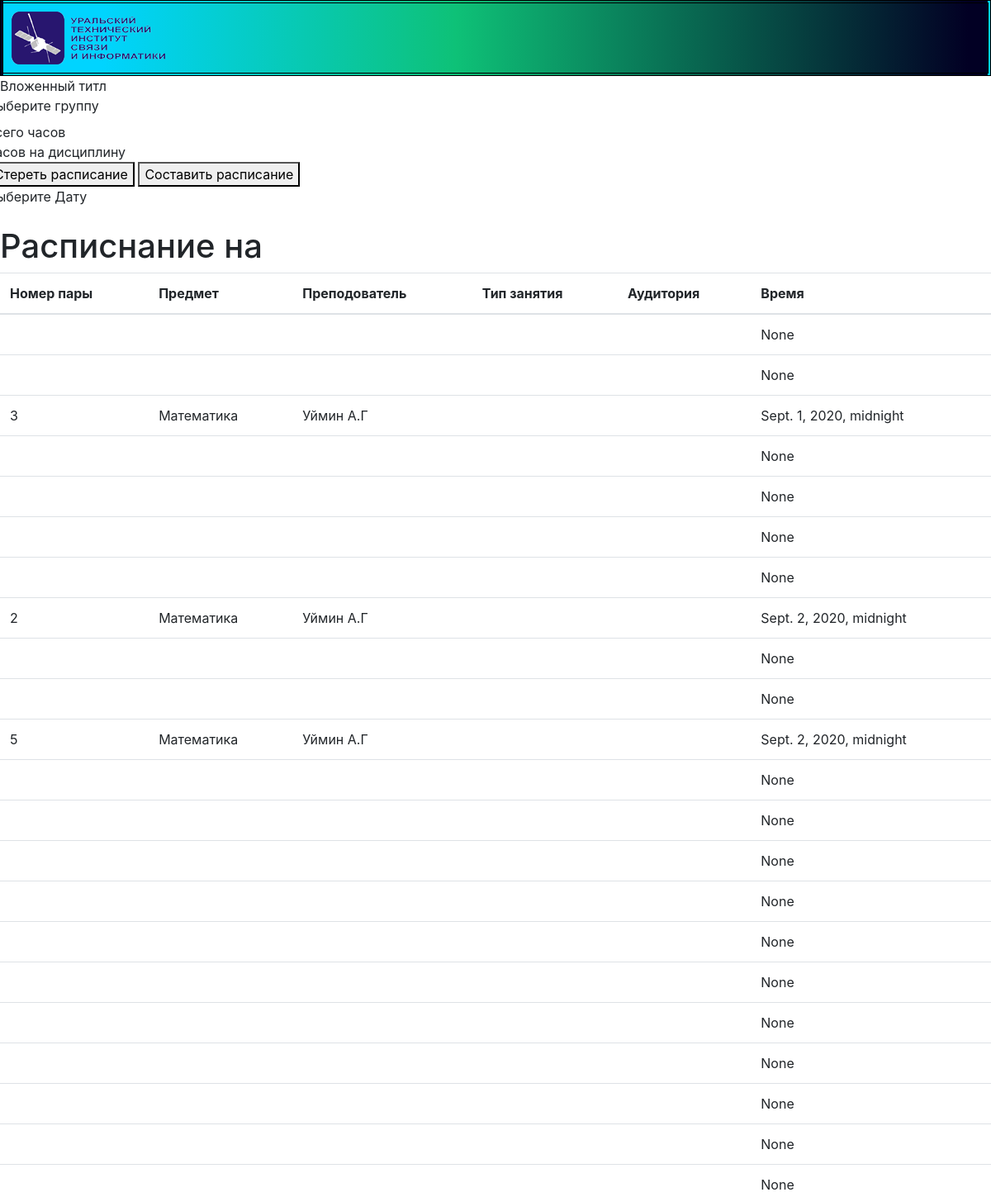
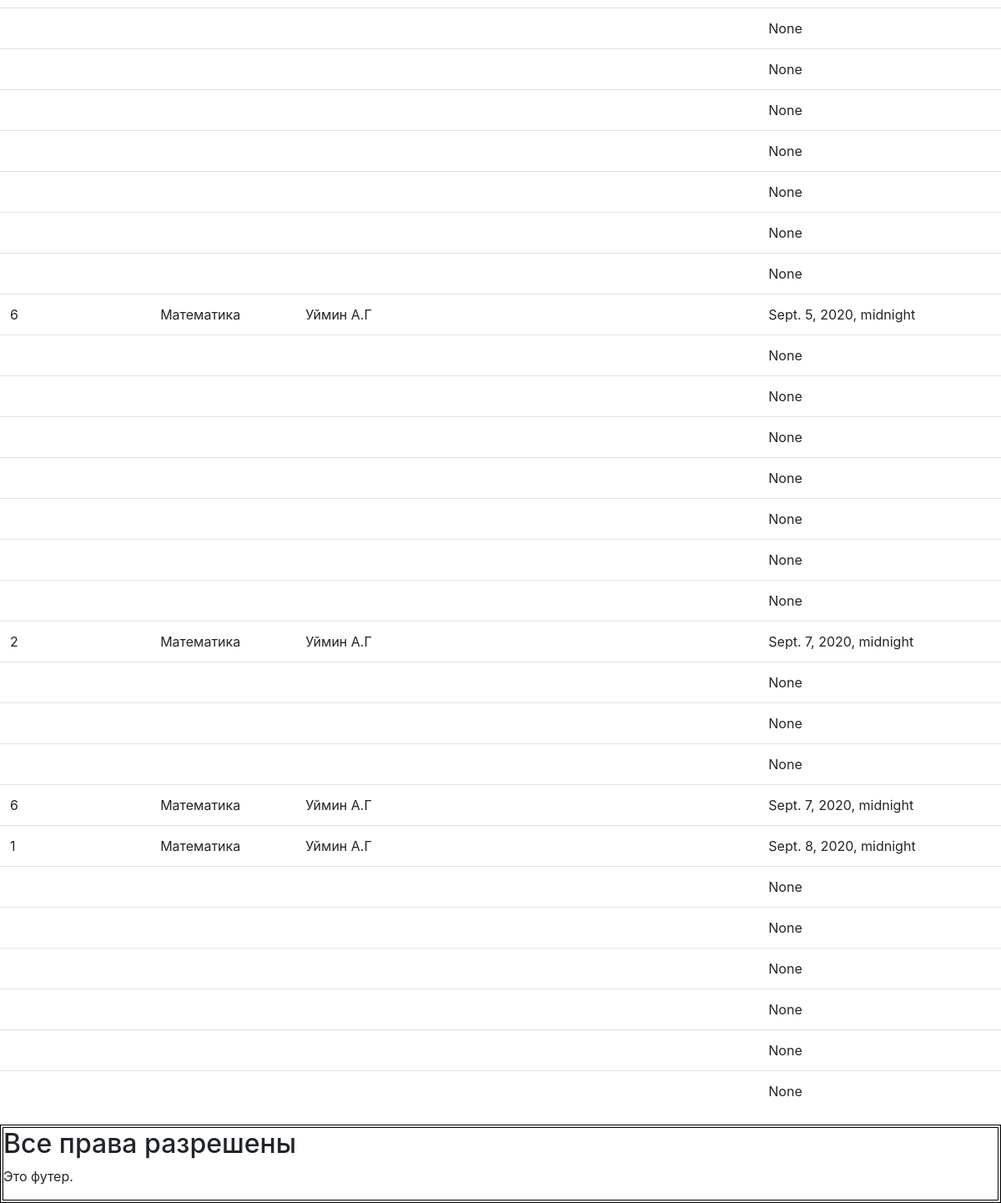
The app's page /, older data (2 pictures, top to bottom).
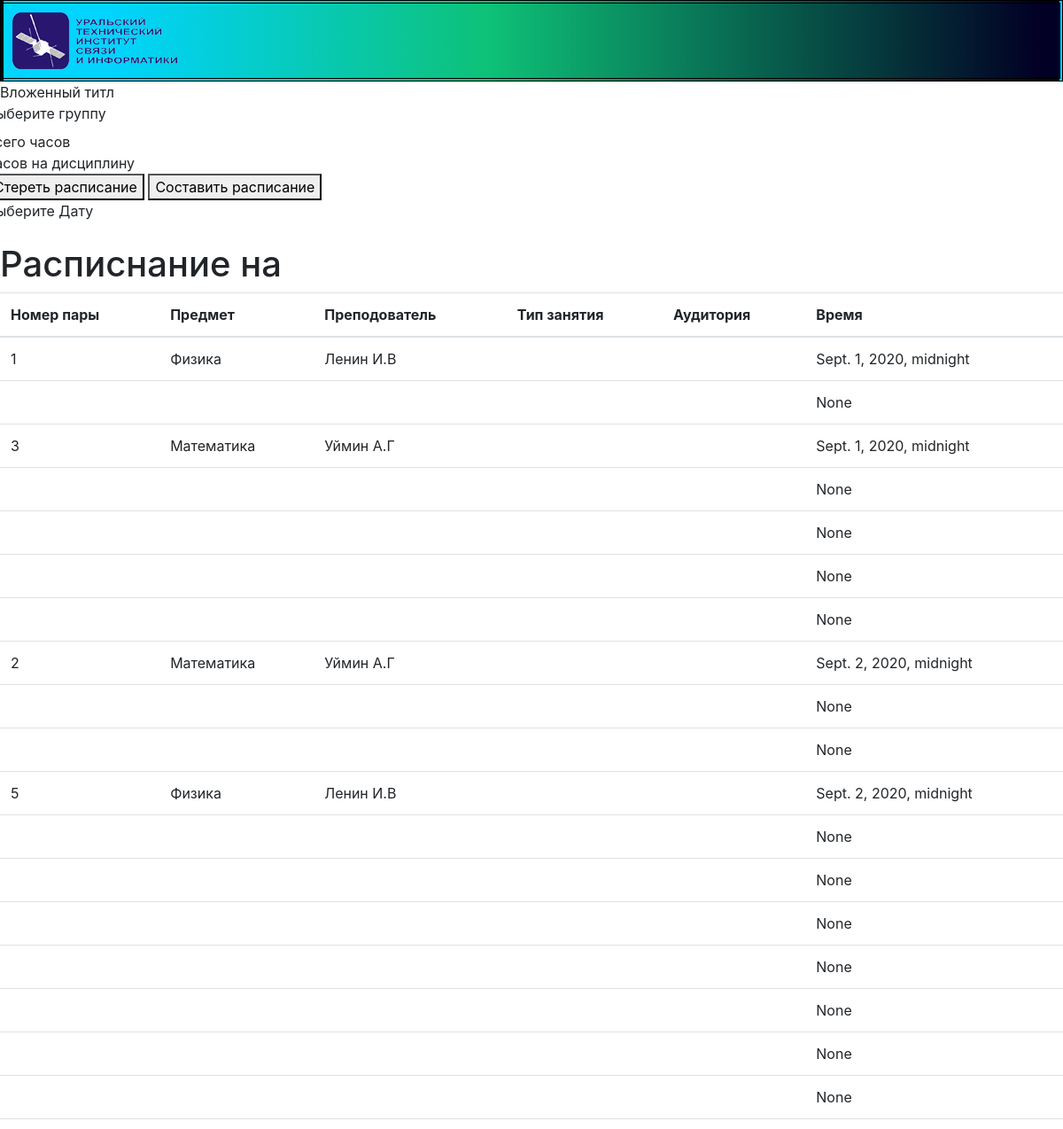
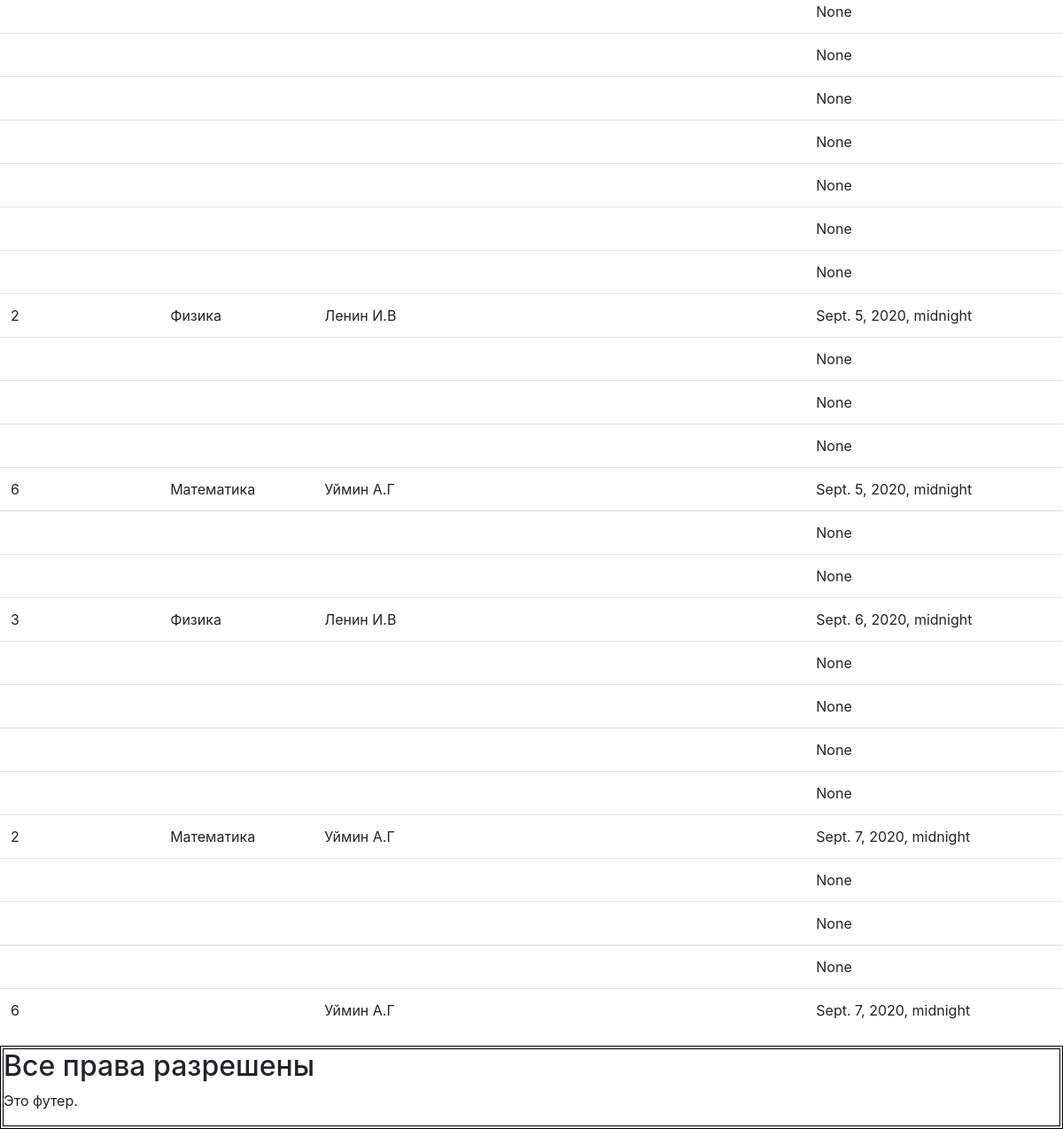
The same page, newer data (2 pictures, top to bottom).
### MainApp/models.py (models this page shows)
class MainTable(models.Model):
    STATUS_CHOICES = (
        ('draft', 'Draft'),
        ('published', 'Published'),
    )
    NLecii = models.CharField(max_length=250, null=True)
    Predmet = models.CharField(max_length=250, null=True)
    Prepod = models.CharField(max_length=250, null=True)
    Podgruppa = models.CharField(max_length=250, null=True)
    vremya = models.DateTimeField(null=False)
    Auditoriya = models.CharField(max_length=250, null=True)
    status = models.CharField(max_length=10, choices=STATUS_CHOICES, default='draft')
    teacherId = models.ForeignKey(
        settings.AUTH_USER_MODEL,
        on_delete=models.CASCADE,
        null=True
    )

### MainApp/views.py (the view, shortened to what this page needs)
# urls.py: url('', views.Main_list, name='Main_list'),
def Main_list(request):
    if request.method == 'POST' and 'erase' in request.POST:
        MainTable.objects.all().delete()
        group1 = studyPlanPE61.objects.all()
        for x in range(len(group1)):
            group1[x].remaningLectures=group1[x].hours
            group1[x].save()
    Result = MainTable.objects.all()
    return render(request, 'test.html', {'posts': Result, })

### MainApp/templates/test.html (shortened to what this page needs)
{% load static %}
<!DOCTYPE html>
<html>
<head>
    <link  href="{% static 'css/bootstrap.css' %}" rel="stylesheet"  type="text/css">
    <link  href="{% static 'css/bootstrap-grid.css' %}" rel="stylesheet"  type="text/css">
    <link  href="{% static 'css/main.css' %}" rel="stylesheet"  type="text/css">
</head>
<body>
  <div class="head">
      <img src="{% static 'img/logo_uisi.png' %}">
  </div>
<div id="content">
    {% block content %}
     {% include "list.html" %}
    {% endblock %}
</div>
<div class="footer">
<div id="sidebar">
    <h2>Все права разрешены</h2>
    <p>Это футер.</p>
</body>
</html>

### MainApp/templates/list.html (shortened to what this page needs)
{% block title %}Вложенный титл{% endblock %}
{% block content %}
<div class="row">
    <div class="form-group col-l2">
        <label for="inputState">Выберите группу</label>
        <br>
        <div> всего часов {{tests}}<br>
            часов на дисциплину
        </div>
        <form action="{%url 'Main_list' %}" method="post">
            <button type="submit" name="erase" id="erase">Стереть расписание</button>
            <button type="submit" name="fill" id="fill">Составить расписание</button>
        </form>
        <label for="inputState">Выберите Дату</label>
    </div>
</div>
<h1>Расписнание на </h1>
<table class="table">
    <thead>
    <tr>
        <th> Номер пары</th>
        <th>
            Предмет
        </th>
        <th>
            Преподователь
        </th>
        <th>
            Тип занятия
        </th>
        <th>Аудитория</th>
        <th>Время</th>
    </tr>
    </thead>
    <tbody>
    {% for post in posts %}
    <tr>
        <td>{{post.NLecii}}</td>
        <td>{{post.Predmet }}</td>
        <td>{{post.Prepod}}</td>
        <td>{{post.Podgruppa}}</td>
        <td>{{post.Auditoriya }}</td>
        <td>{{post.vremya}}</td>
        {% endfor %}
    </tr>
    </tbody>
</table>
{% endblock %}

### MainApp/static/css/main.css (style rules this page uses)
.head { border: 4px double black; background: rgb(0,212,255); background: linear-gradient(90deg, rgba(0,212,255,1) 10%, rgba(14,193,119,1) 46%, rgba(2,0,36,1) 98%); padding: 10px; / }
.footer { border: 4px double black; }

Row changes from the older to the newer data that the page shows:
removed MainTable: NLecii "1", Predmet "Математика", Prepod "Уймин А.Г", vremya "Sept. 8, 2020, midnight"
removed MainTable: vremya "None"
removed MainTable: vremya "None"
removed MainTable: vremya "None"
removed MainTable: vremya "None"
removed MainTable: vremya "None"
removed MainTable: vremya "None"
changed MainTable (number 1 of 42 on the later page): NLecii (not shown) → "1"; Predmet (not shown) → "Физика"; Prepod (not shown) → "Ленин И.В"; vremya "None" → "Sept. 1, 2020, midnight"
changed MainTable (number 11 of 42 on the later page): Predmet "Математика" → "Физика"; Prepod "Уймин А.Г" → "Ленин И.В"
changed MainTable (number 26 of 42 on the later page): NLecii (not shown) → "2"; Predmet (not shown) → "Физика"; Prepod (not shown) → "Ленин И.В"; vremya "None" → "Sept. 5, 2020, midnight"
changed MainTable: NLecii (not shown) → "3"; Predmet (not shown) → "Физика"; Prepod (not shown) → "Ленин И.В"; vremya "None" → "Sept. 6, 2020, midnight"
changed MainTable (number 42 of 42 on the later page): Predmet "Математика" → (not shown)
